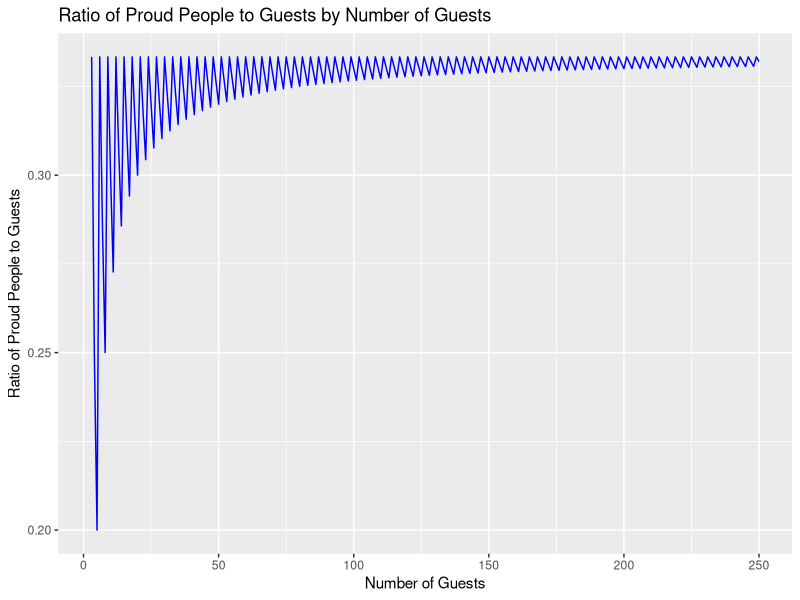

Recreate this plot in R.
## ---- chunk 1
knitr::opts_chunk$set(echo = TRUE, tidy=TRUE)
set.seed(1)
## ---- chunk 2
library(ggplot2)
x<-3:250
y<-1/(3+((x%%3)/(x%/%3)))
df<-data.frame(x=x, y=y)

ggplot(data=df, aes(x=x, y=y)) +
  geom_line(color="blue") +
  ggtitle("Ratio of Proud People to Guests by Number of Guests") +
  xlab("Number of Guests") +
  ylab("Ratio of Proud People to Guests")
